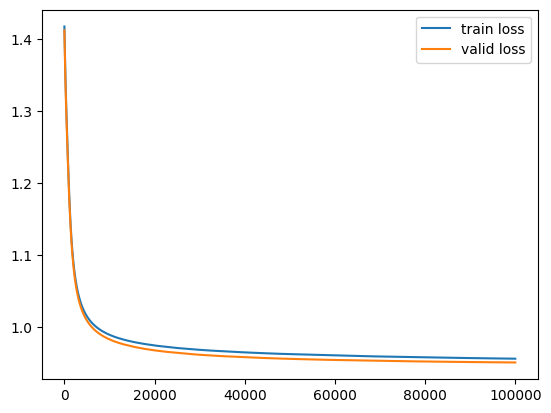

This chart was generated by the following Python code:
import pandas as pd
import numpy as np
import matplotlib.pyplot as plt
import torch
import torch.nn as nn
from torch import optim
from torch.utils.data import TensorDataset, DataLoader
from sklearn.metrics import accuracy_score

class Network(nn.Module):
    def __init__(self,input_feature,output):
        super().__init__()
        self.fc1 = nn.Linear(input_feature, output)
        nn.init.normal_(self.fc1.weight, mean=0, std=1)
        self.fc2 = nn.Softmax(dim=1)
    def forward(self,x):
        y = self.fc1(x)
        z = self.fc2(y)
        return z

X_train = torch.load('X_train.pt')
y_train = torch.load('y_train.pt')
model = Network(300,4)
loss = nn.CrossEntropyLoss(reduction='mean')
optimizer = optim.SGD(model.parameters(), lr=0.05)

loss_train = []
acc_train = []
loss_valid = []
acc_valid = []

for epoc in range(100000):
    optimizer.zero_grad()
    y_pred_train = model(X_train)
    CEloss_train = loss(y_pred_train, y_train)
    CEloss_train.backward()
    optimizer.step()
    with torch.no_grad():
        y_pred_valid = model(X_valid)
        CEloss_valid = loss(y_pred_valid, y_valid)
    loss_train.append(CEloss_train.item())
    loss_valid.append(CEloss_valid.item())

    _, y_pred_train = torch.max(model(X_train),dim=1)
    acc_train.append(accuracy_score(y_pred_train.detach().numpy(), y_train.detach().numpy()))
    _, y_pred_valid = torch.max(model(X_valid),dim=1)
    acc_valid.append(accuracy_score(y_pred_valid.detach().numpy(), y_valid.detach().numpy()))

#loss plot
fig = plt.figure()
plt.plot(loss_train, label="train loss")
plt.plot(loss_valid, label="valid loss")
plt.legend()

#accuracy plot
fig = plt.figure()
plt.plot(acc_train, label="train acc")
plt.plot(acc_valid, label="valid acc")
plt.legend()
